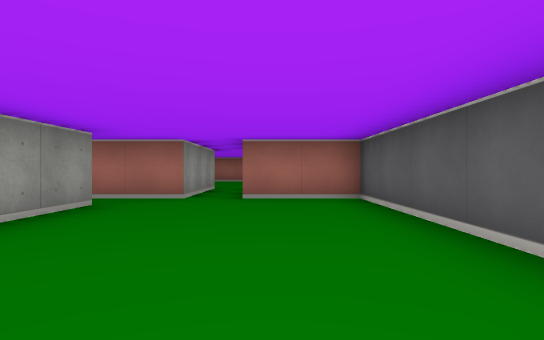
View 1 (above)

24 first-person views from a walk through a cub3D maze. The camera is about half as high as the walls, looks level and sees 80° across. The floor is counted in squares. Each view is taken from the middle of a square. On the plan, view 1 faces up. The plan holds only what a view shows up to about 9 squares ahead; the rest is blank.

View 2
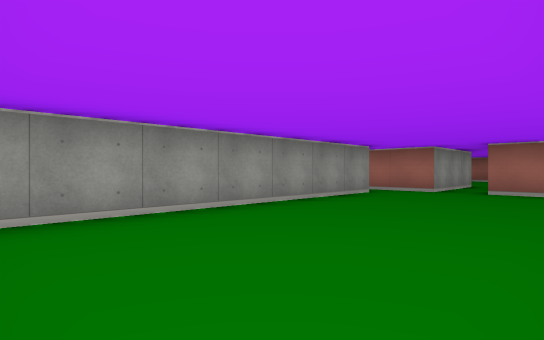

View 3
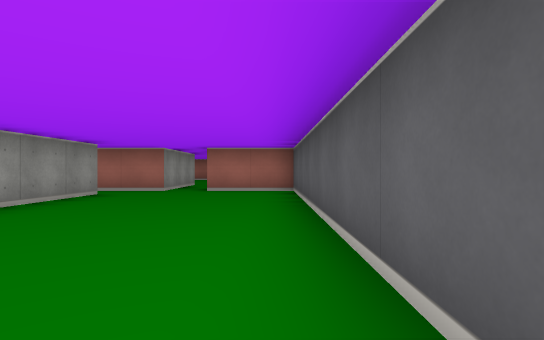

View 4
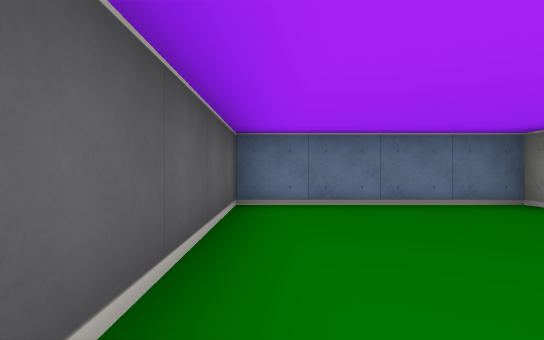

View 5
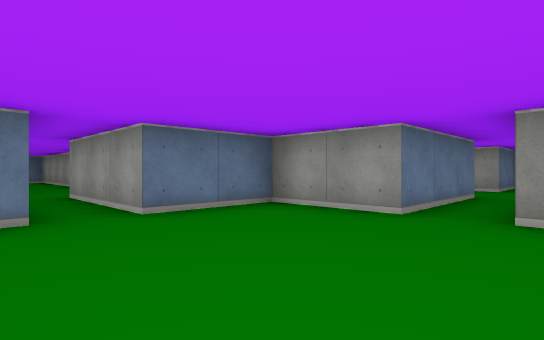

View 6
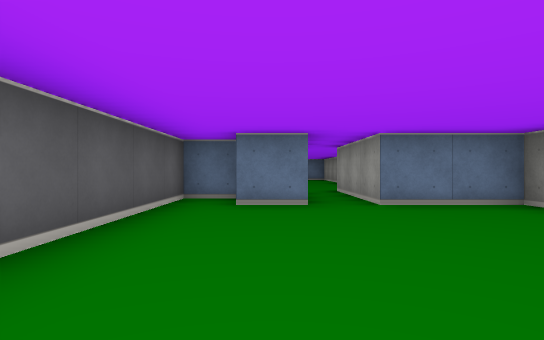

View 7
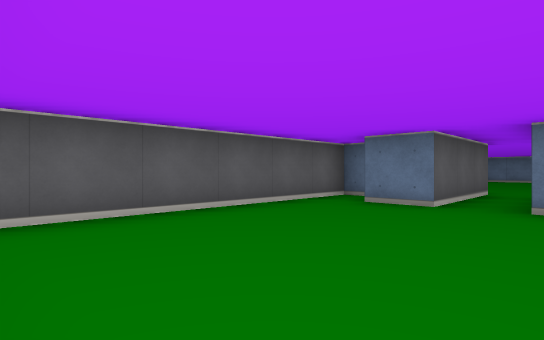

View 8
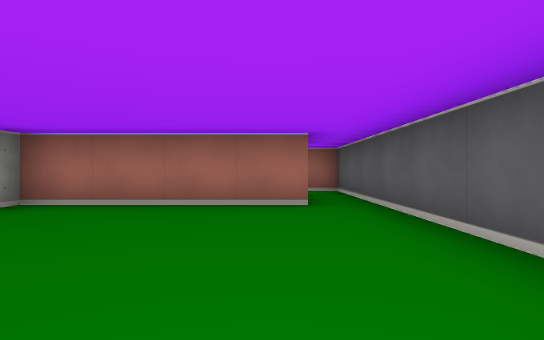

View 9
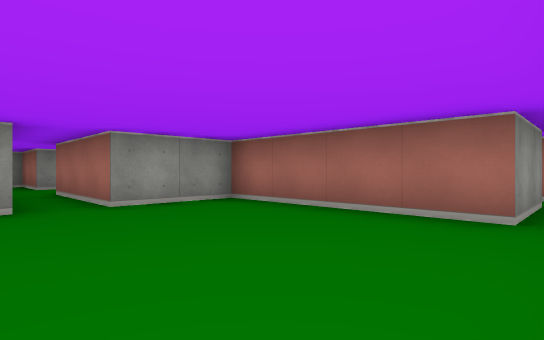

View 10
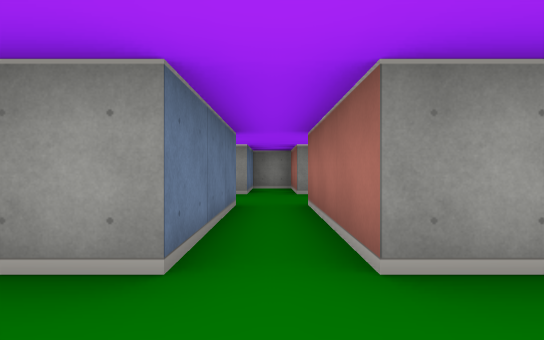

View 11
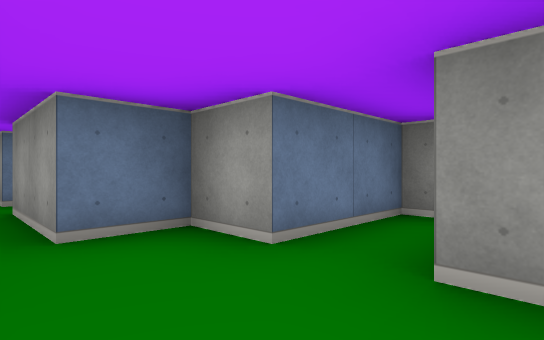

View 12
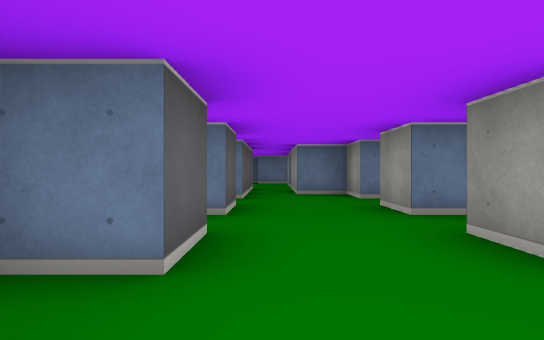

View 13
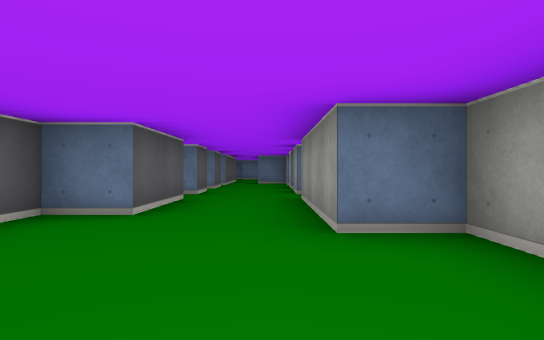

View 14
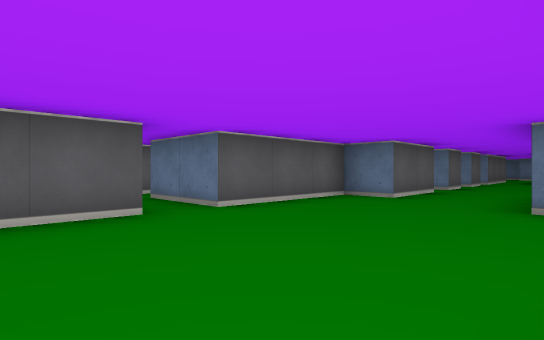

View 15
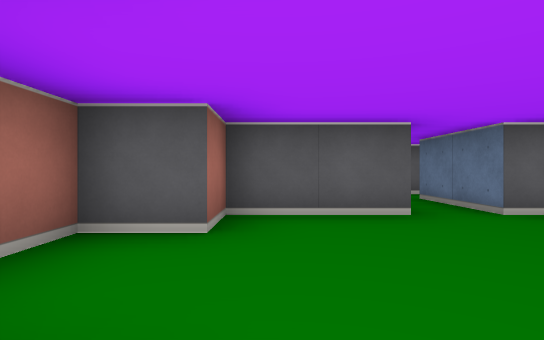

View 16
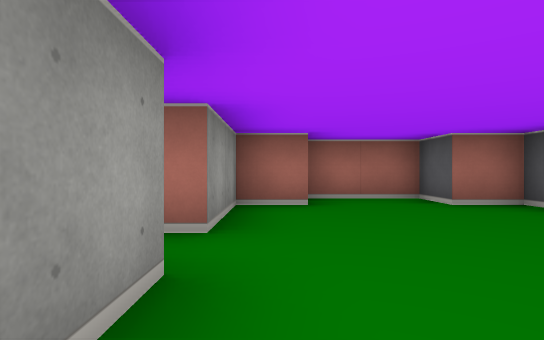

View 17
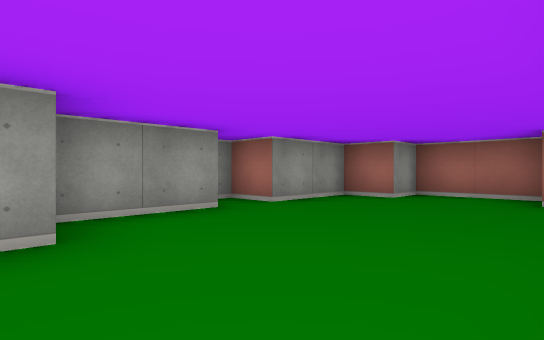

View 18
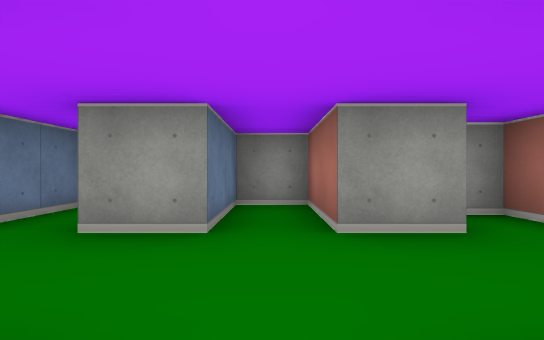

View 19
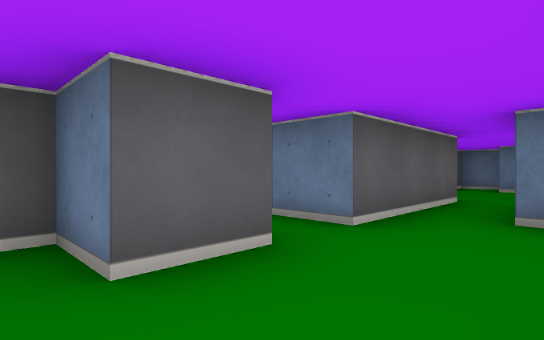

View 20
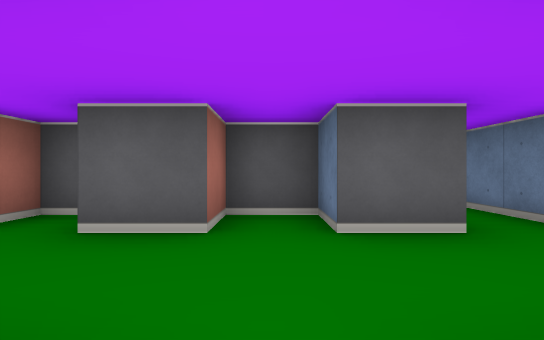

View 21
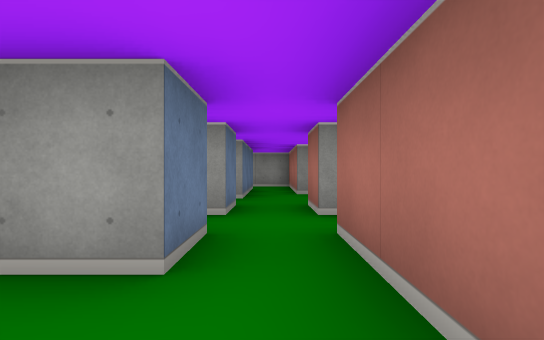

View 22
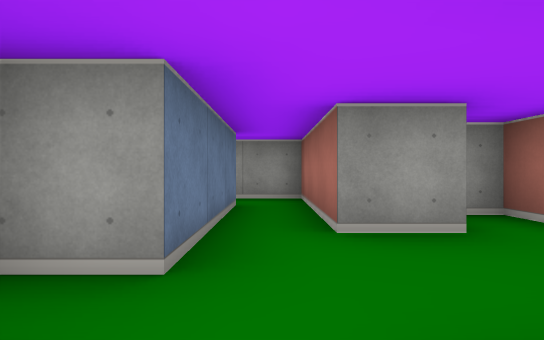

View 23
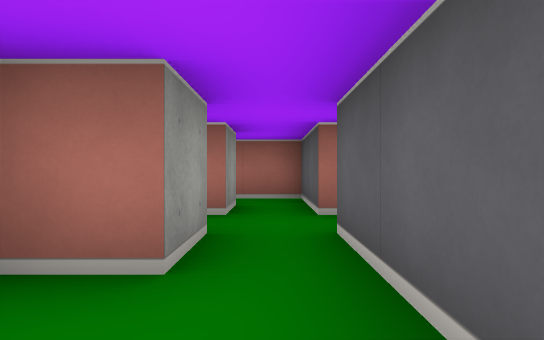

View 24
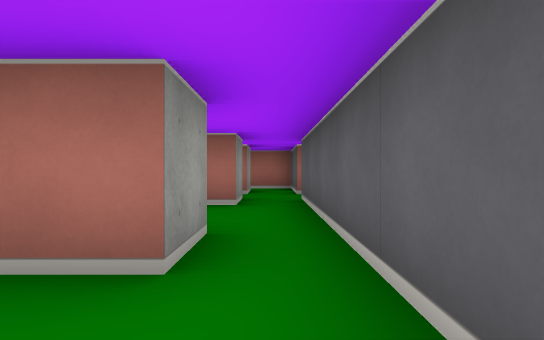

### Floor plan
Points are (right, up) in squares from view 1. A wall is a line through its corners. A room is listed if a view was taken in it or the views show most of it. See-through windows are left out.
Room 1 (views 1, 2, 3, 4, 21)
walls: (-3.5, 4.5) (-2.5, 4.5) (-2.5, -2.5) (1.5, -2.5) (1.5, 5.5) (-0.5, 5.5); (-1.5, 5.5) (-3.5, 5.5)
ways out: opening at (-1, 5) to room 2; opening at (-3, 5) to room 5
Room 2 (views 5, 6, 7, 8, 9, 10)
walls: (0.5, 13.5) (-3.5, 13.5) (-3.5, 11.5) (-6.5, 11.5); (0.5, 7.5) (1.5, 7.5) (1.5, 13.5); (-6.5, 10.5) (-3.5, 10.5) (-3.5, 8.5) (-1.5, 8.5) (-1.5, 5.5); (-0.5, 5.5) (-0.5, 8.5) (0.5, 8.5)
ways out: opening at (-1, 5) to room 1; opening at (-6, 11) to room 8; opening at (1, 14.5)
Room 3 (views 11, 18, 19, 20)
walls: (-8.5, 14.6) (-8.5, 13.5) (-10.5, 13.5) (-10.5, 12.5) (-8.5, 12.5) (-8.5, 11.5); (-6.5, 11.5) (-6.5, 12.5) (-5.5, 12.5) (-5.5, 13.5) (-6.5, 13.5) (-6.5, 14.5)
ways out: opening at (-7.5, 14) to room 4; opening at (-7.5, 12) to room 8
Room 4 (views 12, 13, 14, 15, 16, 17)
walls: (-9.5, 20.5) (-9.5, 18.5) (-8.5, 18.5) (-8.5, 15.6); (-5.5, 21.4) (-5.5, 23.5) (-6.5, 23.5) (-6.5, 24.5) (-8.5, 24.5) (-8.5, 23.5) (-9.5, 23.5) (-9.5, 21.5) (-10.5, 21.5); (-8.9, 15.5) (-9.5, 15.5) (-9.5, 15); (-6.5, 15.5) (-6.5, 17.5) (-5.5, 17.5) (-5.5, 20.5); (-5.5, 15) (-5.5, 15.5) (-6.1, 15.5); (-6.5, 14.5) (-5.6, 14.5)
ways out: opening at (-7.5, 14) to room 3; opening at (-4.5, 21)
Room 5 (view 22)
walls: (-5.5, 4.5) (-4.5, 4.5) (-4.5, 3.5); (-4.5, 6.5) (-4.5, 5.5) (-5.5, 5.5); (-7.5, 6.6) (-7.5, 5.5) (-9.5, 5.5); (-7.9, 7.5) (-8.5, 7.5) (-8.5, 7); (-6.5, 3.5) (-5.5, 3.5); (-3.5, 5.5) (-3.5, 7.5) (-4.6, 7.5); (-3.5, 3.5) (-3.5, 4.5); (-9.5, 4.5) (-6.5, 4.5)
ways out: opening at (-3, 5) to room 1; opening at (-4, 3) to room 6; opening at (-8.5, 5) to room 7; opening at (-7, 7) to room 8
Room 6 (view 23)
walls: (-4.5, 1.5) (-4.5, 0.5); (-4.5, 3.5) (-5.4, 3.5); (-3.5, 0.5) (-3.5, 3.5)
ways out: opening at (-4, 3) to room 5; opening at (-4, 1) to room 7
Room 7 (view 24)
walls: (-4.5, 0.5) (-5.4, 0.5); (-3.5, -0.5) (-3.5, 0.5); (-9.5, 5.5) (-10.5, 5.5) (-10.5, 4.4)
ways out: opening at (-8.5, 5) to room 5; opening at (-4, 1) to room 6
Room 8 (no view inside)
walls: (-8.5, 11.5) (-10.5, 11.5) (-10.5, 10.5) (-8.5, 10.5) (-8.5, 9.5) (-7.5, 9.5) (-7.5, 7.5); (-6.5, 7.4) (-6.5, 10.5)
ways out: opening at (-6, 11) to room 2; opening at (-7.5, 12) to room 3; opening at (-7, 7) to room 5

Where each view was taken, in squares from view 1:
view 1: 0 up, 0 right, facing up
view 2: 2 down, 1 right, facing up-left
view 3: 2 down, 1 right, facing up
view 4: 2 up, 1 right, facing down
view 5: 12 up, 0 right, facing down-left
view 6: 13 up, 0 right, facing down
view 7: 13 up, 2 left, facing down-right
view 8: 9 up, 0 right, facing up
view 9: 10 up, 1 right, facing up-left
view 10: 11 up, 2 left, facing left
view 11: 12 up, 7 left, facing down-left
view 12: 16 up, 7 left, facing down
view 13: 21 up, 8 left, facing down
view 14: 23 up, 9 left, facing down-right
view 15: 23 up, 9 left, facing right
view 16: 19 up, 9 left, facing up
view 17: 18 up, 6 left, facing up-left
view 18: 13 up, 6 left, facing left
view 19: 13 up, 8 left, facing down-right
view 20: 13 up, 9 left, facing right
view 21: 5 up, 1 left, facing left
view 22: 5 up, 5 left, facing left
view 23: 2 up, 4 left, facing up
view 24: 1 down, 4 left, facing up
